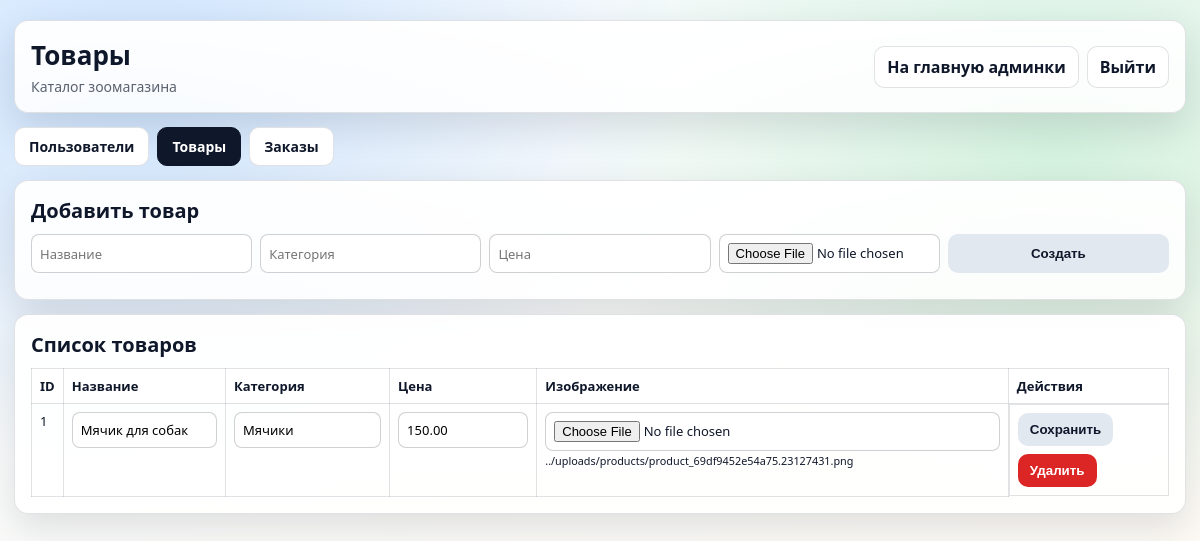
Page /pages/admin_products.php (signed in) on the committed database.
### tables this page shows
CREATE TABLE `products` (
  `id` int NOT NULL,
  `name` varchar(255) NOT NULL,
  `category` varchar(255) NOT NULL,
  `price` decimal(10,2) NOT NULL,
  `imagePath` varchar(255) NOT NULL
);

### settings/admin_common.php (called while the page is built, shortened)
<?php
    if (!function_exists('e')) {
        function e(string $value): string
        {
            return htmlspecialchars($value, ENT_QUOTES, 'UTF-8');
        }
    }
?>

### pages/admin_products.php (the view, shortened to what this page needs)
<?php
    require_once __DIR__ . '/../settings/admin_common.php';
    $products = [];
    $productsResult = $mysqli_connection->query("SELECT `id`, `name`, `category`, `price`, `imagePath` FROM `products` ORDER BY `id` DESC");
    if ($productsResult) {
        while ($row = $productsResult->fetch_assoc()) {
            $products[] = $row;
        }
    }
    require __DIR__ . '/admin_header.php';
?>
<div class="grid">
    <section class="section">
        <h2>Добавить товар</h2>
        <form method="POST" class="form-row" enctype="multipart/form-data">
            <input name="name" type="text" placeholder="Название" required>
            <input name="category" type="text" placeholder="Категория" required>
            <input name="price" type="number" step="0.01" min="0" placeholder="Цена">
            <input name="imageFile" type="file" accept=".jpg,.jpeg,.png,.webp,.gif" required>
            <button type="submit" class="btn btn-primary">Создать</button>
        </form>
    </section>
    <section class="section">
        <h2>Список товаров</h2>
        <div class="table-wrap">
            <table>
                <thead>
                    <tr>
                        <th>ID</th><th>Название</th><th>Категория</th><th>Цена</th><th>Изображение</th><th>Действия</th>
                    </tr>
                </thead>
                <tbody>
                    <?php foreach ($products as $product): ?>
                        <tr>
                            <form method="POST" enctype="multipart/form-data">
                                <td>
                                    <?= (int)$product['id'] ?>
                                </td>
                                <td><input type="text" name="name" value="<?= e((string)$product['name']) ?>" required></td>
                                <td><input type="text" name="category" value="<?= e((string)$product['category']) ?>" required></td>
                                <td><input type="number" step="0.01" min="0" name="price" value="<?= e((string)$product['price']) ?>"></td>
                                <td>
                                    <input type="file" name="imageFile" accept=".jpg,.jpeg,.png,.webp,.gif">
                                    <small><?= e($product['imagePath'] ?? 'Нет изображения') ?></small>
                                </td>
                                <td class="actions">
                                    <button class="btn btn-primary" type="submit" name="action" value="update">Сохранить</button>
                                    <button class="btn btn-danger" type="submit" name="action" value="delete" onclick="return confirm('Удалить товар?')">Удалить</button>
                                </td>
                            </form>
                        </tr>
                    <?php endforeach; ?>
                </tbody>
            </table>
        </div>
    </section>
</div>
<?php require __DIR__ . '/admin_footer.php'; ?>

### pages/admin_header.php (style rules this page uses)
:root { --bg1:#f6fbff; --bg2:#fffaf2; --stroke:rgba(15, 23, 42, .12); --text:#0f172a; --muted:rgba(15, 23, 42, .68); --accent:#22c55e; --accent2:#60a5fa; --danger:#dc2626; --shadow:0 14px 36px rgba(15, 23, 42, .12); --radius:14px; }
* { box-sizing:border-box }
body { margin:0; font-family:system-ui, -apple-system, Segoe UI, Roboto, Arial, "Noto Sans", "Helvetica Neue", sans-serif; color:var(--text); background: radial-gradient(900px 650px at 12% 10%, rgba(96,165,250,.28), transparent 60%), radial-gradient(820px 620px at 88% 18%, rgba(34,197,94,.18), transparent 60%), linear-gradient(160deg, var(--bg1), var(--bg2)); min-height:100vh; padding:20px 14px 28px; }
.header,.section { border:1px solid var(--stroke); border-radius:var(--radius); background:linear-gradient(180deg, rgba(255,255,255,.95), rgba(255,255,255,.86)); box-shadow:var(--shadow); padding:16px; }
.actions { display:flex;gap:8px;flex-wrap:wrap }
.btn { appearance:none; border:1px solid var(--stroke); border-radius:10px; background:#fff; color:var(--text); text-decoration:none; padding:9px 12px; font-weight:700; cursor:pointer; display:inline-block; }
.btn-primary { border:none; background:#e2e8f0; box-shadow:none; }
.btn-danger { border:none; background:var(--danger); color:#fff; }
.grid { display:grid; grid-template-columns:1fr; gap:14px; margin-top:14px; }
.section h2 { margin:0 0 10px;font-size:20px }
.table-wrap { overflow:auto }
table { width:100%;border-collapse:collapse;font-size:13px }
th,td { border:1px solid var(--stroke);padding:8px;vertical-align:top }
th { background:rgba(255,255,255,.85);text-align:left }
input,select { width:100%; padding:8px; border-radius:8px; border:1px solid rgba(15,23,42,.2); background:#fff; font-family:inherit; font-size:13px; }
.form-row { display:grid; grid-template-columns:repeat(auto-fit,minmax(170px,1fr)); gap:8px; margin-bottom:10px; }

### rows in the picture
products: id "1", name "Мячик для собак", category "Мячики", price "150.00", imagePath "../uploads/products/product_69df9452e54a75.23127431.png"

### other values in the picture
$adminPageTitle "Товары"
$adminPageSubtitle "Каталог зоомагазина"
